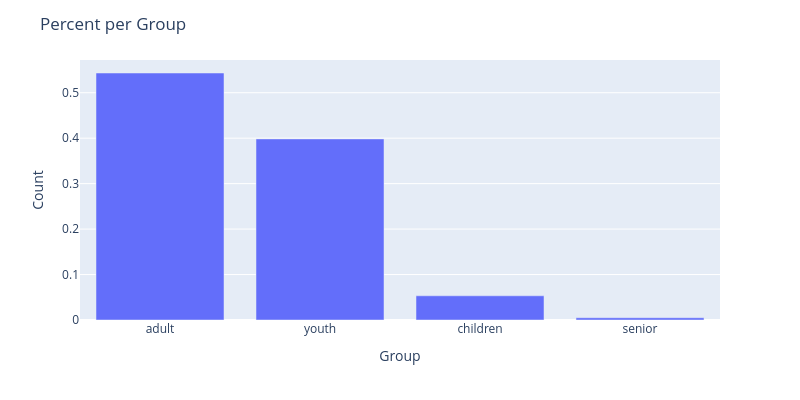

Write notebook code for a chart like this one.
### Code cell
sections = [(df['Age'] <= 14 ),\
           (df['Age'] >= 15) & (df['Age'] <=24),\
           (df['Age'] >= 25) & (df['Age'] <=64),\
           (df['Age'] > 64)]

choice =['children','youth','adult','senior']
df['Group'] = np.select(sections, choice)

#Visualization by Group
data = df[['Group']].value_counts(normalize=True).reset_index()
data.rename(columns={data.columns[1]:'Count'}, inplace=True)
fig = px.bar(data, x='Group', y='Count',width=800, height=400)
fig.update_layout(
    title='Percent per Group',
    yaxis_title="Count")
fig.show()

### Figure 1 — Plotly figure (JSON) as saved in the notebook; plotly's stock layout.template omitted (floating-point values rounded to 4 significant figures)
{"data": [{"alignmentgroup": "True", "hovertemplate": "Group=%{x}<br>Count=%{y}<extra></extra>", "legendgroup": "", "marker": {"color": "#636efa", "pattern": {"shape": ""}}, "name": "", "offsetgroup": "", "orientation": "v", "showlegend": false, "textposition": "auto", "type": "bar", "x": ["adult", "youth", "children", "senior"], "xaxis": "x", "y": [0.5434, 0.3984, 0.05325, 0.004931], "yaxis": "y"}], "layout": {"barmode": "relative", "height": 400, "legend": {"tracegroupgap": 0}, "margin": {"t": 60}, "title": {"text": "Percent per Group"}, "width": 800, "xaxis": {"anchor": "y", "domain": [0, 1], "title": {"text": "Group"}}, "yaxis": {"anchor": "x", "domain": [0, 1], "title": {"text": "Count"}}}}
